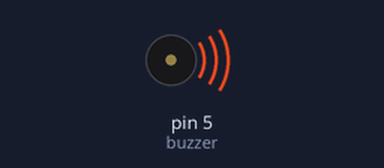
The sketch below on a simulated Arduino Nano, built with avr-gcc and run on an emulated ATmega328P. Parts: buzzer (waves = sounding).

Above: at 0.6 s.
At 31.7 s:
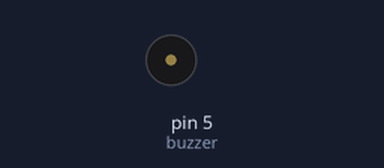
Timing chart, 0 to 40.0 s (numbered marks = the images above):
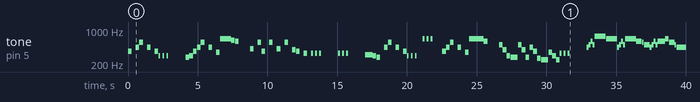

The sketch:

Buzzer.ino
```cpp
//Noten und ihre Frequenzen definieren
#define p   0  //Pause
#define B0  31
#define C1  33
#define CS1 35
#define D1  37
#define DS1 39
#define E1  41
#define F1  44
#define FS1 46
#define G1  49
#define GS1 52
#define A1  55
#define AS1 58
#define B1  62
#define C2  65
#define CS2 69
#define D2  73
#define DS2 78
#define E2  82
#define F2  87
#define FS2 93
#define G2  98
#define GS2 104
#define A2  110
#define AS2 117
#define B2  123
#define C3  131
#define CS3 139
#define D3  147
#define DS3 156
#define E3  165
#define F3  175
#define FS3 185
#define G3  196
#define GS3 208
#define A3  220
#define AS3 233
#define B3  247
#define C4  262
#define CS4 277
#define D4  294
#define DS4 311
#define E4  330
#define F4  349
#define FS4 370
#define G4  392
#define GS4 415
#define A4  440
#define AS4 466
#define B4  494
#define C5  523
#define CS5 554
#define D5  587
#define DS5 622
#define E5  659
#define F5  698
#define FS5 740
#define G5  784
#define GS5 831
#define A5  880
#define AS5 932
#define B5  988
#define C6  1047
#define CS6 1109
#define D6  1175
#define DS6 1245
#define E6  1319
#define F6  1397
#define FS6 1480
#define G6  1568
#define GS6 1661
#define A6  1760
#define AS6 1865
#define B6  1976
#define C7  2093
#define CS7 2217
#define D7  2349
#define DS7 2489
#define E7  2637
#define F7  2794
#define FS7 2960
#define G7  3136
#define GS7 3322
#define A7  3520
#define AS7 3729
#define B7  3951
#define C8  4186
#define CS8 4435
#define D8  4699
#define DS8 4978

//Notenart
#define n1   4 //Ganze
#define n2   2 //Halbe
#define n4   1 //Viertel
#define n8   0.5 //Achtel
#define n16  0.25 //Sechszehntel


int buzzer = 5;
//https://musescore.com/user/16403456/scores/4984153
//https://musescore.com/chlorondria_5/never-gonna-give-you-up_alto-sax
//Array für Noten und Pausen
int notes[] = {FS4,p,A4,CS5,p,A4,p,FS4,
              D4,p,D4,p,D4,p,p,p,p,CS4,
              D4,FS4,A4,CS5,p,A4,p,F4,
              E5,DS5,D5,p,p,
              GS4,p,CS5,FS4,p,CS5,p,GS4,  //5

              p,CS5,p,G4,FS4,p,E4,p,
              E4,p,E4,p,E4,p,p,p,p,E4,p,E4,
              p,E4,p,p,p,DS4,D4,
              CS4,p,A4,CS5,p,A4,p,FS4,
              D4,p,D4,p,D4,p,p,E5,p,E5,p,E5,p,p,     //10

              p,FS4,A4,CS5,p,A4,p,F4,
              E5,D5,p,p,
              B4,G4,D4,CS4,B4,G4,CS4,
              A4,FS4,C4,B3,F4,D4,B3,
              E4,p,E4,p,E4,p,p,p,        //15


              A4,B4,D5,B4,
              FS5,FS5,E5,A4,B4,D5,B4,
              E5,E5,D5,CS5,B4,A4,B4,D5,B4,
              D5,E5,CS5,B4,A4,A4,A4,
              E5,D5,A4,B4,D5,B4,
              FS5,FS5,E5,A4,B4,D5,B4,
              A5,CS5,D5,CS5,B4,A4,B4,D5,B4,
              D5,E5,CS5,B4,A4,A4,
              E5,D5,p

              };


//Array für die Notenarten der einzelnen Noten
float beats[] = {n8,n8,n8,n8,n8,n8,n8,n8,
                n16,n16,n16,n16,n16,n16,n8,n4,n8,n8,
                n8,n8,n8,n8,n8,n8,n8,n8,
                n4+n8,n8,n8,n8,n4,
                n8,n8,n8,n8,n8,n8,n8,n8,     //5

                n8,n8,n8,n8,n8,n8,n8,n8,
                n16,n16,n16,n16,n16,n16,n8,n4,n8,n16,n16,n16,
                n16,n16,n16,n4,n4,n4,n8,
                n8,n8,n8,n8,n8,n8,n8,n8,
                n16,n16,n16,n16,n16,n16,n8,n16,n16,n16,n16,n16,n16,n8,     //10

                n8,n8,n8,n8,n8,n8,n8,n8,
                n2,n8,n8,n4,
                n8,n8,n8,n4,n8,n8,n8,
                n8,n8,n8,n4,n8,n8,n8,
                n16,n16,n16,n16,n16,n16,n4,n4,    //15


                n16,n16,n16,n16,
                n8+n16,n8+n16,n4+n8,n16,n16,n16,n16,
                n8+n16,n8+n16,n8+n16,n16,n8+n16,n16,n16,n16,n16,
                n4,n8,n8+n16,n16,n8,n8,n8,
                n4,n2,n16,n16,n16,n16,
                n8+n16,n8+n16,n4+n8,n16,n16,n16,n16,
                n4,n8,n8+n16,n16,n8,n16,n16,n16,n16,
                n4,n8,n8+n16,n16,n4,n8,
                n4,n2,n4
                };

int songLenght;
int duration;
float tempo = 114;
float tempMult; //Tempomultiplikator um das Tempo einzubinden

void setup() {
  pinMode(buzzer, OUTPUT);
  tempMult = 60/tempo*1000;  //Berechnung des Tempomultiplikators
  songLenght = sizeof(notes) / sizeof(int); //songLenght ist die Anzahl der Noten in 'notes', sizeof(notes) gibt die Größe des Arrays in Bytes an,
                                            //sizeof(int) gibt die Größe von einem Integer an, wenn man diese diese dividiert bekommt man die Anzahl von Elementen in einem Array
}

void loop() {

    for(int i = 0; i<songLenght; i++){     //springt immer zu der nächsten Note in 'notes' und 'beats'
      duration = beats[i]*tempMult;       //berechnet für jede einzelne Note wie lange sie abgespielt werden soll
      tone(buzzer, notes[i],duration);    //notes[i]....verbindet int i mit dem Array 'notes'
      delay(duration);  //wartet bis Ton aus ist
      delay(tempo/10);  //delay zwischen noten(musikalisch gesehen ein bisschen ungenau, kann aber vernachlässigt werden)
    }

    delay(15000);   //15 Sekunden Pause bevor die melodie erneut abgespielt wird
    tone(buzzer, 400, 500);
}
```

Measured:
- by itself, tone on pin 5 (buzzer): plays 370 Hz for 0.26 s, 440 Hz for 0.26 s, 554 Hz for 0.26 s, 440 Hz for 0.26 s, 370 Hz for 0.26 s, 294 Hz for 0.13 s … (97 notes in this stretch)
